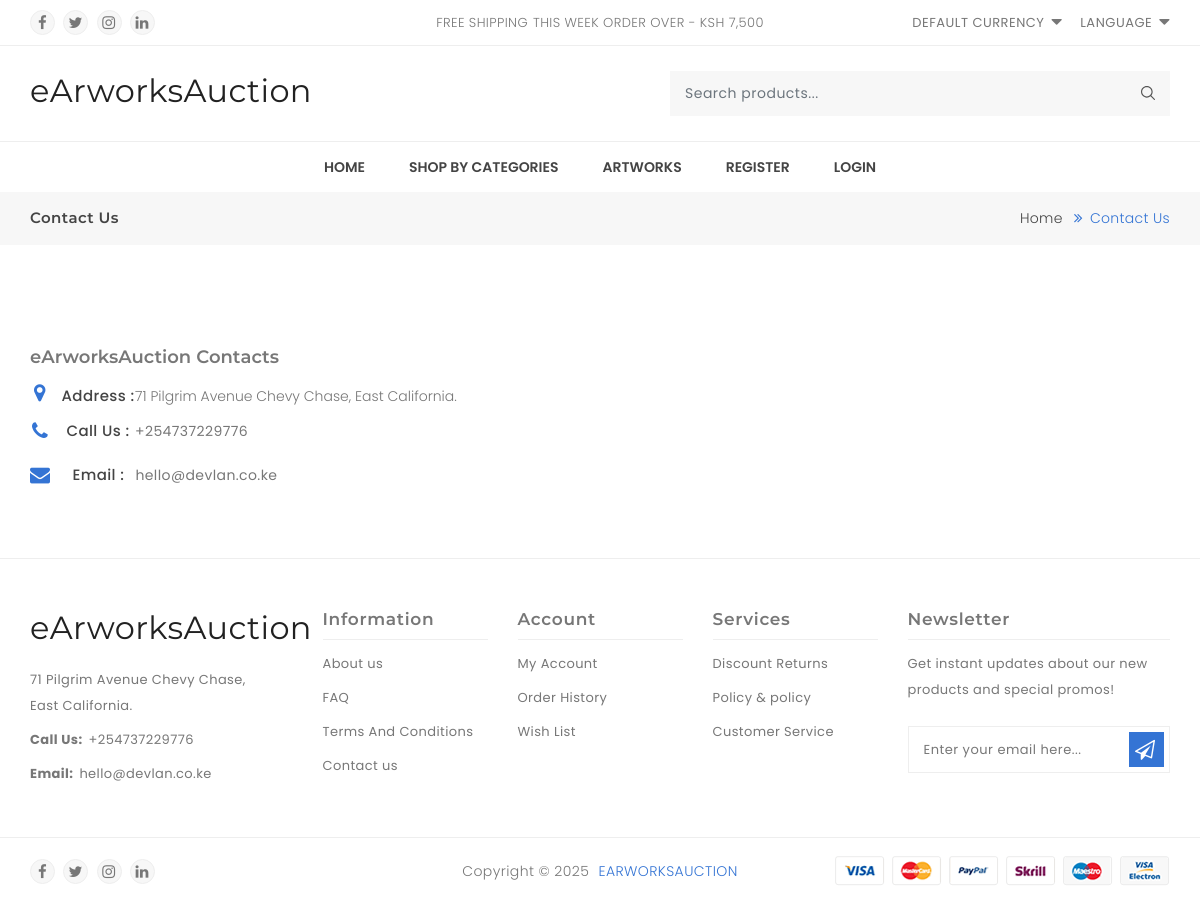
The page /ui/landing_contacts.php on the database its author committed.
### tables this page shows
CREATE TABLE `system_litecms` (
  `system_id` int(200) NOT NULL,
  `system_toc` longtext DEFAULT NULL,
  `system_faq` longtext DEFAULT NULL,
  `system_about` longtext DEFAULT NULL,
  `system_contact` longtext DEFAULT NULL,
  `system_email` longtext DEFAULT NULL,
  `system_address` longtext DEFAULT NULL,
  `system_facebook_url` longtext DEFAULT NULL,
  `system_twittwer_url` longtext DEFAULT NULL,
  `system_instagram_url` longtext DEFAULT NULL,
  `system_linkedin_url` longtext DEFAULT NULL
);

### app/settings/config.php (called while the page is built, shortened)
<?php
$dbuser = "root";
$dbpass = "";
$host = "localhost";
$db = "earworks_auction";
$mysqli = new mysqli($host, $dbuser, $dbpass, $db);
$litecms_sql = mysqli_query($mysqli, "SELECT * FROM system_litecms");
if (mysqli_num_rows($litecms_sql) > 0) {
    while ($litecms = mysqli_fetch_array($litecms_sql)) {
        $contacts = $litecms['system_contact'];
        $email = $litecms['system_email'];
        $address = $litecms['system_address'];
        $fb = $litecms['system_facebook_url'];
        $twitter = $litecms['system_twitter_url'];
        $instagram = $litecms['system_instagram'];
        $linkedin = $litecms['system_linkedin_url'];
    }
}

### ui/landing_contacts.php (the view, shortened to what this page needs)
<?php
require_once('../app/settings/config.php');
require_once('../app/partials/landing_head.php');
?>
<body class="aboutus_page">
    <?php require_once('../app/partials/landing_navigation.php'); ?>
    <div class="sticky-header-next-sec  ec-breadcrumb section-space-mb">
        <div class="container">
            <div class="row">
                <div class="col-12">
                    <div class="row ec_breadcrumb_inner">
                        <div class="col-md-6 col-sm-12">
                            <h2 class="ec-breadcrumb-title">Contact Us</h2>
                        </div>
                        <div class="col-md-6 col-sm-12">
                            <ul class="ec-breadcrumb-list">
                                <li class="ec-breadcrumb-item"><a href="../">Home</a></li>
                                <li class="ec-breadcrumb-item active">Contact Us</li>
                            </ul>
                        </div>
                    </div>
                </div>
            </div>
        </div>
    </div>
    <section class="ec-page-content section-space-p">
        <div class="container">
            <div class="row">
                <div class="col-md-12 text-center">
                </div>
                <div class="ec-common-wrapper">
                    <div class="row">
                        <div class="col-md-12 ec-cms-block ec-abcms-block text-center">
                            <div class="ec-cms-block-inner">
                                <h3 class="ec-cms-block-title">eArworksAuction Contacts</h3>
                                <ul class="align-items-center">
                                    <li class="ec-contact-item">
                                        <i class="ecicon eci-map-marker" aria-hidden="true"></i><span>Address :</span><?php echo $address; ?>
                                    </li>
                                    <li class="ec-contact-item align-items-center"><i class="ecicon eci-phone" aria-hidden="true"></i><span>Call Us :</span><a href="tel:<?php echo $contacts; ?>"><?php echo $contacts; ?></a></li>
                                    <li class="ec-contact-item align-items-center"><i class="ecicon eci-envelope" aria-hidden="true"></i><span>Email :</span><a href="mailto:<?php echo $email; ?>"><?php echo $email; ?></a></li>
                                </ul>
                            </div>
                        </div>
                    </div>
                </div>
            </div>
        </div>
    </section>
    <?php require_once('../app/partials/landing_footer.php'); ?>
</body>
</html>

### app/partials/landing_footer.php (shortened to what this page needs)
<footer class="ec-footer section-space-mt">
    <div class="footer-container">
        <div class="footer-top section-space-footer-p">
            <div class="container">
                <div class="row">
                    <div class="col-sm-12 col-lg-3 ec-footer-contact">
                        <div class="ec-footer-widget">
                            <div class="ec-footer-logo">
                                <a href="../">
                                    <h2>
                                        eArworksAuction
                                    </h2>
                                </a>
                            </div>
                            <div class="ec-footer-links">
                                <ul class="align-items-center">
                                    <li class="ec-footer-link">
                                        <?php echo $address; ?>
                                    </li>
                                    <li class="ec-footer-link">
                                        <span>Call Us:</span><a href="tel:<?php echo $contacts; ?>"><?php echo $contacts; ?></a>
                                    </li>
                                    <li class="ec-footer-link">
                                        <span>Email:</span><a href="mailto:<?php echo $email; ?>"><?php echo $email; ?></a>
                                    </li>
                                </ul>
                            </div>
                        </div>
                    </div>
                    <div class="col-sm-12 col-lg-2 ec-footer-info">
                        <div class="ec-footer-widget">
                            <h4 class="ec-footer-heading">Information</h4>
                            <div class="ec-footer-links">
                                <ul class="align-items-center">
                                    <li class="ec-footer-link">
                                        <a href="landing_about">About us</a>
                                    </li>
                                    <li class="ec-footer-link"><a href="landing_faq">FAQ</a></li>
                                    <li class="ec-footer-link">
                                        <a href="landing_terms">Terms And Conditions</a>
                                    </li>
                                    <li class="ec-footer-link">
                                        <a href="landing_contacts">Contact us</a>
                                    </li>
                                </ul>
                            </div>
                        </div>
                    </div>
                    <div class="col-sm-12 col-lg-2 ec-footer-account">
                        <div class="ec-footer-widget">
                            <h4 class="ec-footer-heading">Account</h4>
                            <div class="ec-footer-links">
                                <ul class="align-items-center">
                                    <li class="ec-footer-link">
                                        <a href="login">My Account</a>
                                    </li>
                                    <li class="ec-footer-link">
                                        <a href="login">Order History</a>
                                    </li>
                                    <li class="ec-footer-link">
                                        <a href="login">Wish List</a>
                                    </li>
                                </ul>
                            </div>
                        </div>
                    </div>
                    <div class="col-sm-12 col-lg-2 ec-footer-service">
                        <div class="ec-footer-widget">
                            <h4 class="ec-footer-heading">Services</h4>
                            <div class="ec-footer-links">
                                <ul class="align-items-center">
                                    <li class="ec-footer-link">
                                        <a href="landing_terms">Discount Returns</a>
                                    </li>
                                    <li class="ec-footer-link">
                                        <a href="landing_terms">Policy & policy </a>
                                    </li>
                                    <li class="ec-footer-link">
                                        <a href="landing_terms">Customer Service</a>
                                    </li>
                                </ul>
                            </div>
                        </div>
                    </div>
                    <div class="col-sm-12 col-lg-3 ec-footer-news">
                        <div class="ec-footer-widget">
                            <h4 class="ec-footer-heading">Newsletter</h4>
                            <div class="ec-footer-links">
                                <ul class="align-items-center">
                                    <li class="ec-footer-link">
                                        Get instant updates about our new products and special
                                        promos!
                                    </li>
                                </ul>
                                <div class="ec-subscribe-form">
                                    <form id="ec-newsletter-form" name="ec-newsletter-form" method="post" action="#">
                                        <div id="ec_news_signup" class="ec-form">
                                            <input class="ec-email" type="email" required="" placeholder="Enter your email here..." name="ec-email" value="" />
                                            <button id="ec-news-btn" class="button btn-primary" type="submit" name="subscribe" value="">
                                                <i class="ecicon eci-paper-plane-o" aria-hidden="true"></i>
                                            </button>
                                        </div>
                                    </form>
                                </div>
                            </div>
                        </div>
                    </div>
                </div>
            </div>
        </div>
        <div class="footer-bottom">
            <div class="container">
                <div class="row align-items-center">
                    <div class="col text-left footer-bottom-left">
                        <div class="footer-bottom-social">
                            <ul class="mb-0">
                                <li class="list-inline-item">
                                    <a class="hdr-facebook" href="https://<?php echo $fb; ?>" target="_blank"><i class="ecicon eci-facebook"></i></a>
                                </li>
                                <li class="list-inline-item">
                                    <a class="hdr-twitter" href="https://<?php echo $twitter; ?>" target="_blank"><i class="ecicon eci-twitter"></i></a>
                                </li>
                                <li class="list-inline-item">
                                    <a class="hdr-instagram" href="https://<?php echo $instagram; ?>" target="_blank"><i class=" ecicon eci-instagram"></i></a>
                                </li>
                                <li class="list-inline-item">
                                    <a class="hdr-linkedin" href="https://<?php echo $linkedin; ?>" target="_blank"><i class="ecicon eci-linkedin"></i></a>
                                </li>
                            </ul>
                        </div>
                    </div>
                    <div class="col text-center footer-copy">
                        <div class="footer-bottom-copy">
                            <div class="ec-copy">
                                Copyright © <?php echo date('Y'); ?>
                                <a class="site-name text-upper" href="#">eArworksAuction<span>.</span></a>
                            </div>
                        </div>
                    </div>
                    <div class="col footer-bottom-right">
                        <div class="footer-bottom-payment d-flex justify-content-end">
                            <div class="payment-link">
                                <img src="../public/landing_assets/images/icons/payment.png" alt="" />
                            </div>
                        </div>
                    </div>
                </div>
            </div>
        </div>
    </div>
</footer>

### public/landing_assets/css/responsive.css (style rules this page uses)
@media only screen and (max-width: 1366px) { .section-space-p { padding: 35px 0; } }
@media only screen and (max-width: 1366px) { .section-space-mt { margin-top: 35px; } }
@media only screen and (max-width: 1366px) { .section-space-mb { margin-bottom: 35px; } }

### rows shown on the page
system_litecms: system_address "71 Pilgrim Avenue Chevy Chase, East California.", system_contact "+254737229776", system_email "hello@devlan.co.ke"
